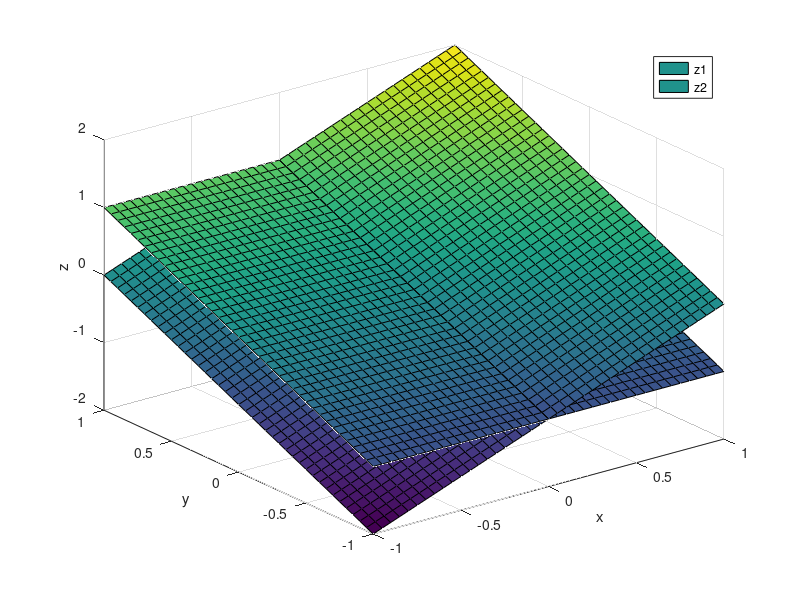

Here is the MATLAB script that generated this plot:
clear;clc
% u = [0.5,0.5];
% a = [5,5];
% x = [0,0.5,1];
% [xx,yy] = meshgrid(x);
% z = zeros(size(xx));
% for i = 1 : 3
%     for j = 1 : 3
%         z(i,j) = gaussian([xx(i,j), yy(i,j)], u, a);
%     end
% end


[x,y] = meshgrid(-1:0.05:1);
for i = 1 : length(x)
for j = 1 : length(y)
z1(i,j) =  y(i,j);
z2(i,j) = 1* x(i,j) + y(i,j);
end
end
surf(x,y,z1); hold on
surf(x,y,z2)
xlabel('x')
ylabel('y')
zlabel('z')
legend('z1','z2')